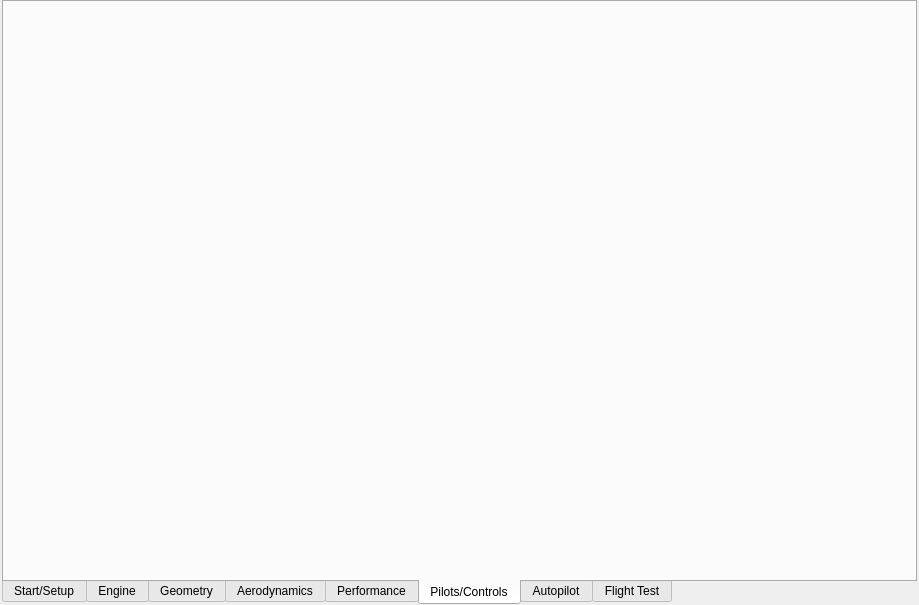
<?xml version="1.0" encoding="UTF-8"?>
<ui version="4.0">
 <class>MoverCreatorWidget</class>
 <widget class="QWidget" name="MoverCreatorWidget">
  <property name="geometry">
   <rect>
    <x>0</x>
    <y>0</y>
    <width>919</width>
    <height>605</height>
   </rect>
  </property>
  <property name="acceptDrops">
   <bool>false</bool>
  </property>
  <property name="windowTitle">
   <string>Mover Creator</string>
  </property>
  <layout class="QVBoxLayout" name="verticalLayout">
   <property name="leftMargin">
    <number>2</number>
   </property>
   <property name="topMargin">
    <number>0</number>
   </property>
   <property name="rightMargin">
    <number>2</number>
   </property>
   <property name="bottomMargin">
    <number>0</number>
   </property>
   <item>
    <layout class="QVBoxLayout" name="verticalLayout_2">
     <item>
      <widget class="Designer::MoverCreatorTabWidget" name="mTabWidget">
       <property name="tabPosition">
        <enum>QTabWidget::South</enum>
       </property>
       <property name="currentIndex">
        <number>5</number>
       </property>
       <widget class="QWidget" name="mIntroTab">
        <attribute name="title">
         <string>Start/Setup</string>
        </attribute>
        <layout class="QGridLayout" name="gridLayout_2">
         <item row="0" column="1" colspan="3">
          <widget class="Designer::StartDialog" name="mStartDialog" native="true"/>
         </item>
         <item row="0" column="0">
          <spacer name="horizontalSpacer_2">
           <property name="orientation">
            <enum>Qt::Horizontal</enum>
           </property>
           <property name="sizeHint" stdset="0">
            <size>
             <width>40</width>
             <height>20</height>
            </size>
           </property>
          </spacer>
         </item>
         <item row="0" column="4">
          <spacer name="horizontalSpacer_3">
           <property name="orientation">
            <enum>Qt::Horizontal</enum>
           </property>
           <property name="sizeHint" stdset="0">
            <size>
             <width>40</width>
             <height>20</height>
            </size>
           </property>
          </spacer>
         </item>
         <item row="1" column="4">
          <layout class="QGridLayout" name="gridLayout_10">
           <item row="0" column="0">
            <spacer name="horizontalSpacer_4">
             <property name="orientation">
              <enum>Qt::Horizontal</enum>
             </property>
             <property name="sizeHint" stdset="0">
              <size>
               <width>40</width>
               <height>20</height>
              </size>
             </property>
            </spacer>
           </item>
          </layout>
         </item>
         <item row="1" column="0" colspan="2">
          <spacer name="horizontalSpacer">
           <property name="orientation">
            <enum>Qt::Horizontal</enum>
           </property>
           <property name="sizeHint" stdset="0">
            <size>
             <width>40</width>
             <height>20</height>
            </size>
           </property>
          </spacer>
         </item>
        </layout>
       </widget>
       <widget class="QWidget" name="mEngineTab">
        <attribute name="title">
         <string>Engine</string>
        </attribute>
        <layout class="QGridLayout" name="gridLayout_8">
         <item row="0" column="0">
          <widget class="Designer::EngineDesignerWidget" name="mEngineDesignerWidget" native="true"/>
         </item>
        </layout>
       </widget>
       <widget class="QWidget" name="mGeometryTab">
        <attribute name="title">
         <string>Geometry</string>
        </attribute>
        <layout class="QGridLayout" name="gridLayout_4">
         <item row="0" column="0">
          <widget class="Designer::GeometryWidget" name="mGeometryWidget" native="true"/>
         </item>
        </layout>
       </widget>
       <widget class="QWidget" name="mAerodynamicsTab">
        <attribute name="title">
         <string>Aerodynamics</string>
        </attribute>
        <layout class="QGridLayout" name="gridLayout_5">
         <item row="0" column="0">
          <widget class="Designer::AerodynamicsWidget" name="mAerodynamicsWidget" native="true"/>
         </item>
        </layout>
       </widget>
       <widget class="QWidget" name="mPerformanceTab">
        <attribute name="title">
         <string>Performance</string>
        </attribute>
        <layout class="QGridLayout" name="gridLayout_6">
         <item row="0" column="0">
          <widget class="Designer::PerformanceWidget" name="mPerformanceWidget" native="true"/>
         </item>
        </layout>
       </widget>
       <widget class="QWidget" name="mControlsTab">
        <attribute name="title">
         <string>Pilots/Controls</string>
        </attribute>
        <layout class="QGridLayout" name="gridLayout_7">
         <item row="0" column="0">
          <widget class="Designer::ControlsWidget" name="mControlsWidget" native="true"/>
         </item>
        </layout>
       </widget>
       <widget class="QWidget" name="mAutopilotTab">
        <attribute name="title">
         <string>Autopilot</string>
        </attribute>
        <layout class="QGridLayout" name="gridLayout_3">
         <item row="0" column="0">
          <widget class="Designer::AutopilotWidget" name="mAutopilotWidget" native="true"/>
         </item>
        </layout>
       </widget>
       <widget class="QWidget" name="mFlightTestTab">
        <attribute name="title">
         <string>Flight Test</string>
        </attribute>
        <layout class="QGridLayout" name="gridLayout_9">
         <item row="0" column="0">
          <widget class="Designer::FlightTestWidget" name="mFlightTestWidget" native="true"/>
         </item>
        </layout>
       </widget>
      </widget>
     </item>
    </layout>
   </item>
  </layout>
 </widget>
 <customwidgets>
  <customwidget>
   <class>Designer::GeometryWidget</class>
   <extends>QWidget</extends>
   <header>GeometryWidget.hpp</header>
   <container>1</container>
  </customwidget>
  <customwidget>
   <class>Designer::ControlsWidget</class>
   <extends>QWidget</extends>
   <header>ControlsWidget.hpp</header>
   <container>1</container>
  </customwidget>
  <customwidget>
   <class>Designer::AerodynamicsWidget</class>
   <extends>QWidget</extends>
   <header>AerodynamicsWidget.hpp</header>
   <container>1</container>
  </customwidget>
  <customwidget>
   <class>Designer::PerformanceWidget</class>
   <extends>QWidget</extends>
   <header>PerformanceWidget.hpp</header>
   <container>1</container>
  </customwidget>
  <customwidget>
   <class>Designer::EngineDesignerWidget</class>
   <extends>QWidget</extends>
   <header>EngineDesignerWidget.hpp</header>
   <container>1</container>
  </customwidget>
  <customwidget>
   <class>Designer::StartDialog</class>
   <extends>QWidget</extends>
   <header>StartDialog.hpp</header>
   <container>1</container>
  </customwidget>
  <customwidget>
   <class>Designer::MoverCreatorTabWidget</class>
   <extends>QTabWidget</extends>
   <header location="global">MoverCreatorTabWidget.hpp</header>
   <container>1</container>
  </customwidget>
  <customwidget>
   <class>Designer::AutopilotWidget</class>
   <extends>QWidget</extends>
   <header>AutopilotWidget.hpp</header>
   <container>1</container>
  </customwidget>
  <customwidget>
   <class>Designer::FlightTestWidget</class>
   <extends>QWidget</extends>
   <header>FlightTestWidget.hpp</header>
   <container>1</container>
  </customwidget>
 </customwidgets>
 <resources>
  <include location="resources/icons.qrc"/>
 </resources>
 <connections/>
</ui>
